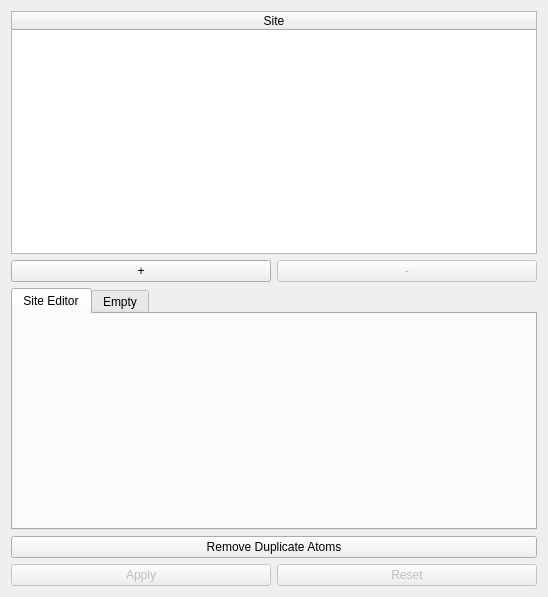
<?xml version="1.0" encoding="UTF-8"?>
<ui version="4.0">
 <class>material_structure_editor</class>
 <widget class="QWidget" name="material_structure_editor">
  <property name="geometry">
   <rect>
    <x>0</x>
    <y>0</y>
    <width>548</width>
    <height>597</height>
   </rect>
  </property>
  <property name="minimumSize">
   <size>
    <width>0</width>
    <height>0</height>
   </size>
  </property>
  <property name="windowTitle">
   <string>Edit Overlay</string>
  </property>
  <property name="styleSheet">
   <string notr="true">QDoubleSpinBox:disabled {background-color: LightGray;}
</string>
  </property>
  <layout class="QGridLayout" name="gridLayout">
   <item row="5" column="1">
    <widget class="QPushButton" name="reset">
     <property name="enabled">
      <bool>false</bool>
     </property>
     <property name="text">
      <string>Reset</string>
     </property>
    </widget>
   </item>
   <item row="2" column="0">
    <widget class="QPushButton" name="add_site">
     <property name="text">
      <string>+</string>
     </property>
    </widget>
   </item>
   <item row="5" column="0">
    <widget class="QPushButton" name="apply">
     <property name="enabled">
      <bool>false</bool>
     </property>
     <property name="text">
      <string>Apply</string>
     </property>
    </widget>
   </item>
   <item row="3" column="0" colspan="2">
    <widget class="QTabWidget" name="site_editor_tab_widget">
     <property name="currentIndex">
      <number>0</number>
     </property>
     <widget class="QWidget" name="site_editor_tab">
      <attribute name="title">
       <string>Site Editor</string>
      </attribute>
      <layout class="QVBoxLayout" name="verticalLayout_3">
       <item>
        <layout class="QVBoxLayout" name="material_site_editor_layout"/>
       </item>
      </layout>
     </widget>
     <widget class="QWidget" name="empty_tab">
      <attribute name="title">
       <string>Empty</string>
      </attribute>
      <layout class="QVBoxLayout" name="verticalLayout">
       <item>
        <widget class="QLabel" name="label">
         <property name="text">
          <string>No Site Selected</string>
         </property>
         <property name="alignment">
          <set>Qt::AlignCenter</set>
         </property>
        </widget>
       </item>
      </layout>
     </widget>
    </widget>
   </item>
   <item row="2" column="1">
    <widget class="QPushButton" name="remove_site">
     <property name="enabled">
      <bool>false</bool>
     </property>
     <property name="text">
      <string>-</string>
     </property>
     <property name="checkable">
      <bool>false</bool>
     </property>
    </widget>
   </item>
   <item row="0" column="0" colspan="2">
    <widget class="QTableWidget" name="table">
     <property name="editTriggers">
      <set>QAbstractItemView::AnyKeyPressed|QAbstractItemView::DoubleClicked|QAbstractItemView::EditKeyPressed</set>
     </property>
     <property name="selectionMode">
      <enum>QAbstractItemView::SingleSelection</enum>
     </property>
     <property name="selectionBehavior">
      <enum>QAbstractItemView::SelectRows</enum>
     </property>
     <attribute name="horizontalHeaderCascadingSectionResizes">
      <bool>false</bool>
     </attribute>
     <attribute name="horizontalHeaderStretchLastSection">
      <bool>true</bool>
     </attribute>
     <column>
      <property name="text">
       <string>Site</string>
      </property>
     </column>
    </widget>
   </item>
   <item row="4" column="0" colspan="2">
    <widget class="QPushButton" name="remove_duplicate_atoms">
     <property name="toolTip">
      <string>&lt;html&gt;&lt;head/&gt;&lt;body&gt;&lt;p&gt;This will apply any outstanding changes, remove duplicate atoms, and then update the panel with any changes.&lt;/p&gt;&lt;/body&gt;&lt;/html&gt;</string>
     </property>
     <property name="text">
      <string>Remove Duplicate Atoms</string>
     </property>
    </widget>
   </item>
  </layout>
 </widget>
 <tabstops>
  <tabstop>table</tabstop>
  <tabstop>add_site</tabstop>
  <tabstop>remove_site</tabstop>
  <tabstop>site_editor_tab_widget</tabstop>
  <tabstop>remove_duplicate_atoms</tabstop>
  <tabstop>apply</tabstop>
  <tabstop>reset</tabstop>
 </tabstops>
 <resources/>
 <connections/>
</ui>
